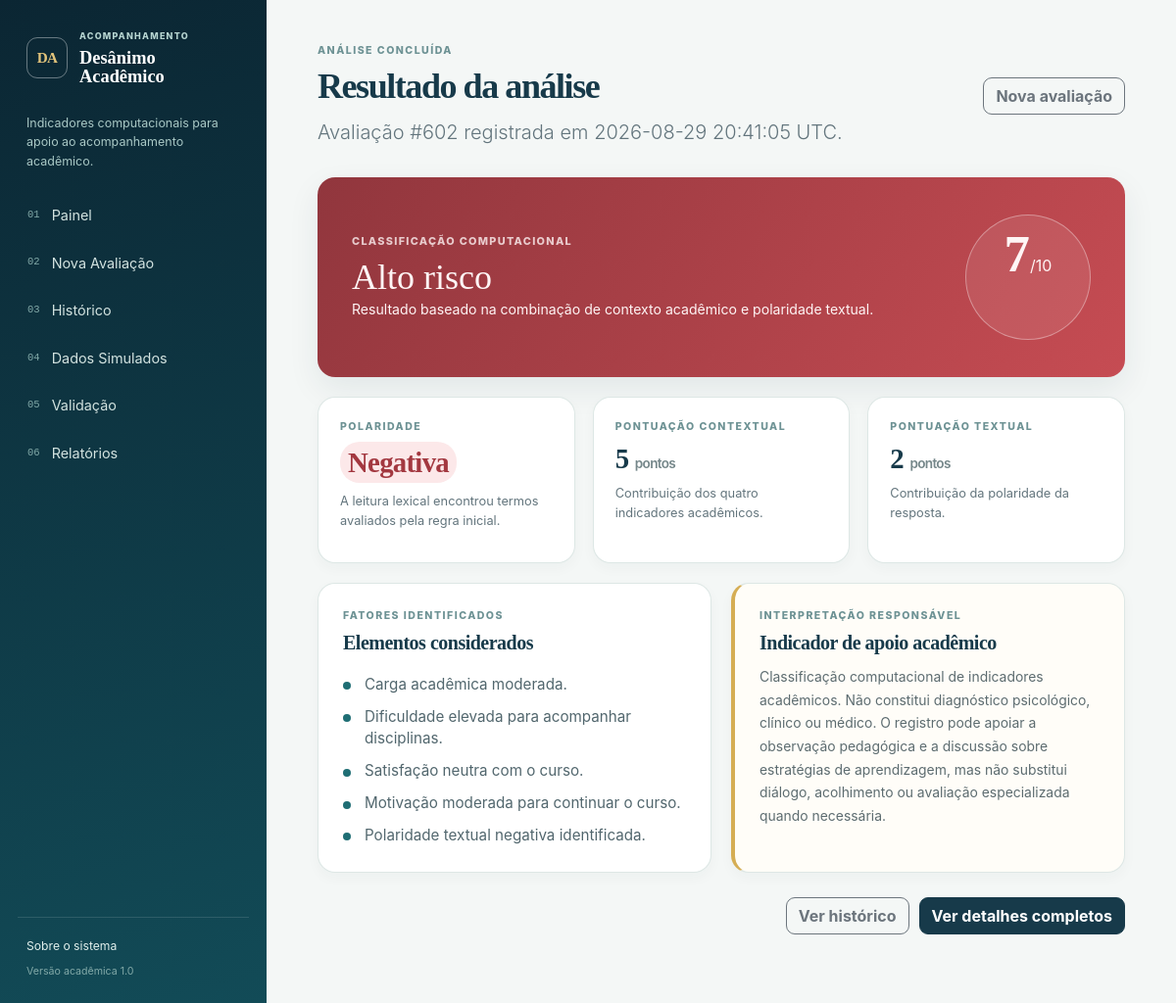
/resultado/602, run on the app's committed database.
### tables this page shows
CREATE TABLE assessments (
    id INTEGER PRIMARY KEY AUTOINCREMENT,
    course TEXT NOT NULL,
    semester INTEGER NOT NULL CHECK (semester BETWEEN 1 AND 10),
    academic_workload TEXT NOT NULL,
    difficulty TEXT NOT NULL,
    satisfaction TEXT NOT NULL,
    motivation TEXT NOT NULL,
    text_response TEXT NOT NULL,
    text_polarity TEXT NOT NULL CHECK (text_polarity IN ('positive', 'neutral', 'negative')),
    text_score INTEGER NOT NULL CHECK (text_score BETWEEN 0 AND 2),
    positive_terms TEXT NOT NULL DEFAULT '[]',
    negative_terms TEXT NOT NULL DEFAULT '[]',
    contextual_score INTEGER NOT NULL CHECK (contextual_score BETWEEN 0 AND 8),
    total_score INTEGER NOT NULL CHECK (total_score BETWEEN 0 AND 10),
    risk_level TEXT NOT NULL CHECK (risk_level IN ('Baixo', 'Médio', 'Alto')),
    expected_risk TEXT,
    is_simulated INTEGER NOT NULL DEFAULT 0 CHECK (is_simulated IN (0, 1)),
    created_at TEXT NOT NULL
);

### routes/assessment_routes.py (the view)
@assessment_bp.route('/resultado/<int:assessment_id>')
def result(assessment_id: int):
    assessment = get_assessment_by_id(current_app.config['DATABASE_PATH'], assessment_id)
    if assessment is None:
        abort(404)
    contextual_components = {
        field: CONTEXTUAL_RULES[field][getattr(assessment, field)]
        for field in CONTEXTUAL_RULES
    }
    factors = identificar_fatores(contextual_components, assessment.text_polarity)
    return render_template('result.html', assessment=assessment, factors=factors)

### database/db.py (called while the page is built)
def get_connection(database_path: str) -> sqlite3.Connection:
    connection = sqlite3.connect(database_path)
    connection.row_factory = sqlite3.Row
    return connection

def get_assessment_by_id(database_path: str, assessment_id: int) -> Assessment | None:
    with get_connection(database_path) as connection:
        row = connection.execute(
            'SELECT * FROM assessments WHERE id = ?', (assessment_id,)
        ).fetchone()
    return Assessment.from_row(row) if row else None

### models/assessment.py (called while the page is built)
    @property
    def formatted_date(self) -> str:
        if not self.created_at:
            return '—'
        return self.created_at.replace(' UTC', ' UTC')

### services/risk_calculation.py (called while the page is built)
def identificar_fatores(
    contextual_components: Mapping[str, int],
    text_polarity: str,
) -> list[str]:
    factors: list[str] = []
    for field, points in contextual_components.items():
        if points > 0:
            factors.append(FACTOR_DESCRIPTIONS[field][points])
    if text_polarity == 'negative':
        factors.append('Polaridade textual negativa identificada.')
    elif text_polarity == 'neutral':
        factors.append('Polaridade textual neutra identificada.')
    else:
        factors.append('Polaridade textual positiva identificada.')
    return factors

### templates/result.html (shortened to what this page needs)
{% extends 'base.html' %}
{% block content %}
<section class="page-heading compact-heading">
    <div><p class="eyebrow">ANÁLISE CONCLUÍDA</p><h2>Resultado da análise</h2><p class="lead">Avaliação #{{ assessment.id }} registrada em {{ assessment.formatted_date }}.</p></div>
    <a class="btn btn-outline-secondary" href="{{ url_for('assessment.new_assessment') }}">Nova avaliação</a>
</section>
<section class="result-hero {{ assessment.risk_level|risk_class }}">
    <div><p>CLASSIFICAÇÃO COMPUTACIONAL</p><h3>{{ assessment.risk_level }} risco</h3><span>Resultado baseado na combinação de contexto acadêmico e polaridade textual.</span></div>
    <div class="score-orb"><strong>{{ assessment.total_score }}</strong><span>/10</span></div>
</section>
<section class="result-grid">
    <article class="panel score-panel"><p class="eyebrow">POLARIDADE</p><h3 class="polarity polarity-{{ assessment.text_polarity }}">{{ assessment.text_polarity|polarity_label }}</h3><p>A leitura lexical encontrou termos avaliados pela regra inicial.</p></article>
    <article class="panel score-panel"><p class="eyebrow">PONTUAÇÃO CONTEXTUAL</p><h3>{{ assessment.contextual_score }} <small>pontos</small></h3><p>Contribuição dos quatro indicadores acadêmicos.</p></article>
    <article class="panel score-panel"><p class="eyebrow">PONTUAÇÃO TEXTUAL</p><h3>{{ assessment.text_score }} <small>pontos</small></h3><p>Contribuição da polaridade da resposta.</p></article>
</section>
<section class="two-column-grid">
    <article class="panel">
        <div class="panel-heading"><div><p class="eyebrow">FATORES IDENTIFICADOS</p><h3>Elementos considerados</h3></div></div>
        <ul class="factor-list">{% for factor in factors %}<li>{{ factor }}</li>{% endfor %}</ul>
    </article>
    <article class="panel disclaimer-panel">
        <p class="eyebrow">INTERPRETAÇÃO RESPONSÁVEL</p><h3>Indicador de apoio acadêmico</h3>
        <p>{{ system_notice }} O registro pode apoiar a observação pedagógica e a discussão sobre estratégias de aprendizagem, mas não substitui diálogo, acolhimento ou avaliação especializada quando necessária.</p>
    </article>
</section>
<div class="form-actions result-actions"><a class="btn btn-outline-secondary" href="{{ url_for('dashboard.history') }}">Ver histórico</a><a class="btn btn-primary" href="{{ url_for('assessment.detail', assessment_id=assessment.id) }}">Ver detalhes completos</a></div>
{% endblock %}

### static/css/style.css (style rules this page uses)
:root { --ink: #173a4a; --ink-deep: #0b2633; --teal: #1f6e74; --aqua: #dcebea; --mist: #f4f7f6; --paper: #ffffff; --line: #dce5e3; --muted: #63757d; --low: #1b8f70; --medium: #d68b1f; --high: #c64c53; --shadow: 0 12px 32px rgba(18, 53, 62, 0.08); --radius: 18px; }
* { box-sizing: border-box; }
body { margin: 0; color: var(--ink); background: var(--mist); font-family: Inter, ui-sans-serif, system-ui, -apple-system, BlinkMacSystemFont, "Segoe UI", sans-serif; font-size: 0.95rem; }
a { color: inherit; text-decoration: none; }
.brand-eyebrow, .eyebrow { margin: 0 0 7px; color: #6d9294; font-size: .66rem; font-weight: 800; letter-spacing: .14em; text-transform: uppercase; }
.page-heading { display: flex; align-items: flex-start; justify-content: space-between; gap: 28px; margin-bottom: 30px; }
.page-heading h2 { margin: 0; color: var(--ink); font-family: Georgia, serif; font-size: clamp(2rem, 3vw, 2.65rem); font-weight: 600; letter-spacing: -.04em; }
.lead { max-width: 670px; margin: 9px 0 0; color: var(--muted); line-height: 1.6; }
.compact-heading { align-items: center; }
.btn { border-radius: 9px; font-weight: 700; transition: transform .16s cubic-bezier(.23,1,.32,1), box-shadow .16s ease; }
.btn-primary { border-color: var(--ink); background: var(--ink); }
.panel { border: 1px solid rgba(218, 229, 227, .9); border-radius: var(--radius); background: var(--paper); box-shadow: 0 5px 14px rgba(21, 53, 61, .035); }
.panel-heading { display: flex; align-items: flex-start; justify-content: space-between; gap: 16px; margin-bottom: 20px; }
.panel h3 { margin: 0; font-family: Georgia, serif; font-size: 1.25rem; font-weight: 600; letter-spacing: -.025em; }
.risk-badge, .polarity, .status-ok, .status-error { display: inline-block; padding: 4px 8px; border-radius: 20px; font-size: .7rem; font-weight: 800; white-space: nowrap; }
.risk-high { color: #9f303a; background: #fce5e7; }
.polarity-negative { color: #a33840; background: #fce8e9; }
.form-actions { display: flex; justify-content: flex-end; gap: 10px; margin-top: 25px; }
.result-hero { display: flex; align-items: center; justify-content: space-between; min-height: 204px; margin-bottom: 20px; padding: 30px 35px; border-radius: var(--radius); color: #fff; background: var(--ink); box-shadow: var(--shadow); }
.result-hero.risk-high { color: #fff5f5; background: linear-gradient(125deg, #91363d, var(--high)); }
.result-hero p { margin: 0 0 8px; color: inherit; opacity: .78; font-size: .68rem; font-weight: 800; letter-spacing: .12em; }
.result-hero h3 { margin: 0; font-family: Georgia, serif; font-size: 2.25rem; }
.result-hero span { font-size: .88rem; }
.score-orb { display: flex; align-items: baseline; justify-content: center; width: 128px; height: 128px; border: 1px solid rgba(255,255,255,.35); border-radius: 50%; background: rgba(255,255,255,.09); }
.score-orb strong { font-family: Georgia, serif; font-size: 3.3rem; }
.score-orb span { font-size: 1rem; }
.result-grid { display: grid; grid-template-columns: repeat(3, 1fr); gap: 18px; }
.score-panel { min-height: 170px; padding: 22px; }
.score-panel h3 { margin-bottom: 9px; font-size: 1.8rem; }
.score-panel h3 small { color: #75878a; font-family: Inter, sans-serif; font-size: .85rem; font-weight: 600; }
.score-panel p:not(.eyebrow) { margin: 0; color: var(--muted); font-size: .8rem; line-height: 1.5; }
.two-column-grid { display: grid; grid-template-columns: repeat(2, minmax(0, 1fr)); gap: 20px; margin-top: 20px; }
.two-column-grid > .panel { padding: 25px; }
.factor-list { display: grid; gap: 10px; margin: 0; padding: 0; list-style: none; }
.factor-list li { position: relative; padding-left: 22px; color: #52676e; line-height: 1.5; }
.factor-list li::before { content: ""; position: absolute; top: .56em; left: 0; width: 8px; height: 8px; border-radius: 50%; background: var(--teal); }
.disclaimer-panel { border-left: 4px solid #d5ad54!important; background: #fffdf8; }
.disclaimer-panel p:not(.eyebrow) { margin: 12px 0 0; color: #5d6c70; line-height: 1.7; font-size: .87rem; }
.result-actions { margin-bottom: 10px; }
@media (prefers-reduced-motion: no-preference) { .panel, .metric-card { animation: surface-in .28s cubic-bezier(.23,1,.32,1) both; } }

### data on the page
assessments: id "602", formatted_date "2026-08-29 20:41:05 UTC", risk_level "Alto", total_score "7", text_polarity|polarity_label "Negativa", contextual_score "5", text_score "2"

### other printed values
{{ factor }} "Carga acadêmica moderada." "Dificuldade elevada para acompanhar disciplinas." "Satisfação neutra com o curso." "Motivação moderada para continuar o curso." "Polaridade textual negativa identificada."
{{ system_notice }} "Classificação computacional de indicadores acadêmicos. Não constitui diagnóstico psicológico, clínico ou médico."
